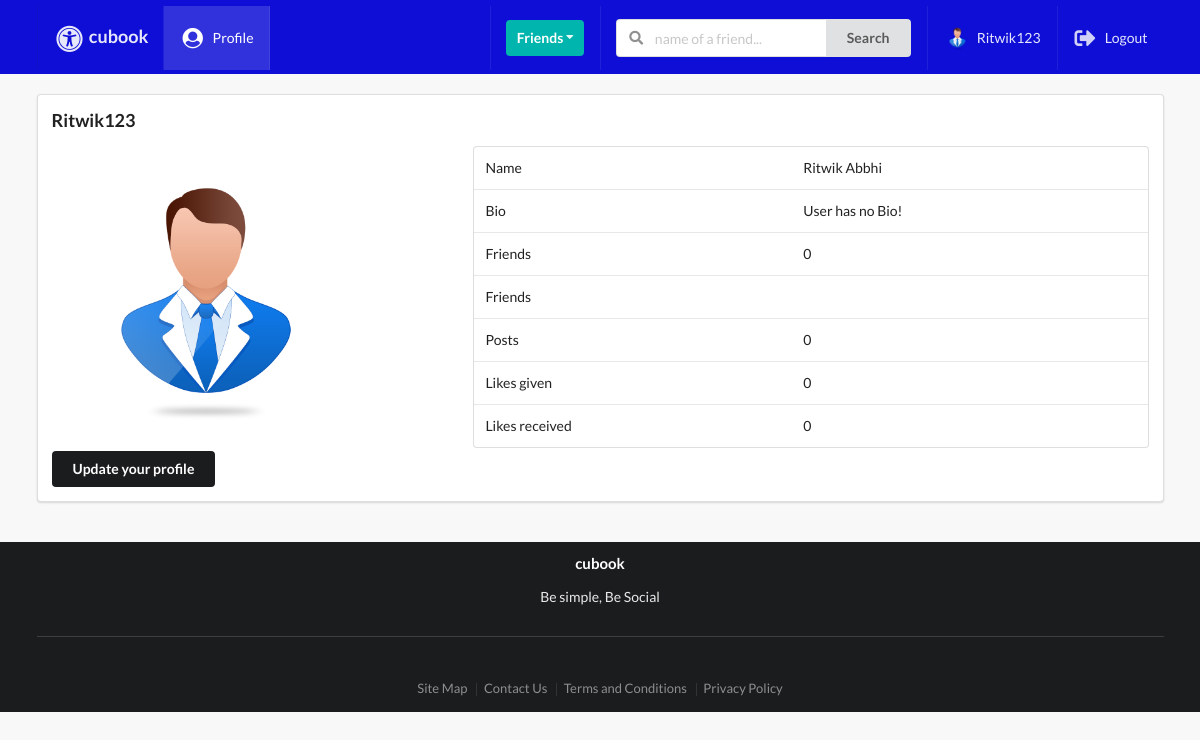
Screenshot of /profiles/myprofile/ (signed in) with the database file from the repository.
### profiles/models.py (models this page shows, shortened)
class Profile(models.Model):
    first_name = models.CharField(max_length=200, blank=True)
    last_name = models.CharField(max_length=200, blank=True)
    user = models.OneToOneField(User, on_delete=models.CASCADE)
    bio = models.TextField(default="User has no bio ", max_length=300)
    email = models.EmailField(max_length=200, blank=True)
    country = models.CharField(max_length=200, blank=True)
    avatar = models.ImageField(default='avatar.png', upload_to='avatars/')
    friends = models.ManyToManyField(User, blank=True, related_name='friends')
    slug = models.SlugField(unique=True, blank=True)
    updated = models.DateTimeField(auto_now=True)
    created = models.DateTimeField(auto_now_add=True)
    objects = ProfileManager()
    def get_friends(self):
        return self.friends.all()
    def get_friends_no(self):
        return self.friends.all().count()
    def get_posts_no(self):
        return self.posts.all().count()
    def get_likes_given_no(self):
        likes = self.like_set.all()
        total_liked = 0
        for item in likes:
            if item.value=='Like':
                total_liked += 1
        return total_liked
    def get_likes_recieved_no(self):
        posts = self.posts.all()
        total_liked = 0
        for item in posts:
            total_liked += item.liked.all().count()
        return total_liked
    __initial_first_name = None
    __initial_last_name = None
    def __init__(self, *args, **kwargs):
        super().__init__(*args, **kwargs)
        self.__initial_first_name = self.first_name
        self.__initial_last_name = self.last_name

### profiles/views.py (the view)
# urls.py: path('myprofile/',my_profile_view,name='my-profile-view'),
@login_required
def my_profile_view(request):
    profile = Profile.objects.get(user=request.user)
    form = ProfileModelForm(request.POST or None, request.FILES or None, instance=profile)
    confirm = False
    if request.method == 'POST':
        if form.is_valid():
            form.save()
            confirm = True
    context = {
        'profile': profile,
        'form': form,
        'confirm': confirm,
    }
    return render(request, 'profiles/myprofile.html', context)

### profiles/forms.py
class ProfileModelForm(forms.ModelForm):
    class Meta:
        model=Profile
        fields = ('first_name','last_name','bio','avatar')

### profiles/context_processors.py (called while the page is built)
def profile_pic(request):
    if request.user.is_authenticated:
        profile_obj = Profile.objects.get(user=request.user)
        pic = profile_obj.avatar
        return {'picture': pic}
    return{}

def invitations_received_no(request):
    if request.user.is_authenticated:
        profile_obj = Profile.objects.get(user=request.user)
        qs_count = Relationship.objects.invitations_received(profile_obj).count()
        return {'invites_num': qs_count}
    return{}

### profiles/models.py (called while the page is built)
    def invitations_received(self, receiver):
        qs = Relationship.objects.filter(receiver=receiver, status='send')
        return qs

### profiles/templates/profiles/myprofile.html (shortened to what this page needs)
{% extends 'base.html' %}
{% block content %}
<div class="ui segment">
    <h3>{{request.user}}</h3>
    <div class="ui grid">
        <div class='row'>
            <div class='six wide column'>
                <img class="ui medium rounded image" src={{profile.avatar.url}}>
                <div class="row mt-5">
                    <button class='ui secondary button' id='modal-btn'>Update your profile</button>
                </div>
            </div>
            <div class="ten wide column">
                <table class="ui table">
                    <tbody>
                        <tr>
                            <td>Name</td>
                            <td>{{profile.first_name}} {{profile.last_name}}</td>
                        </tr>
                        <tr>
                            <td>Bio</td>
                            <td>{{profile.bio}}</td>
                        </tr>
                        <tr>
                            <td>Friends</td>
                            <td>{{profile.get_friends_no}}</td>
                        </tr>
                        <tr>
                            <td>Friends</td>
                            <td>
                                    </div>
                        <tr>
                            <td>Posts</td>
                            <td>{{profile.get_posts_no}}</td>
                        </tr>
                        <tr>
                            <td>Likes given</td>
                            <td>{{profile.get_likes_given_no}}</td>
                        </tr>
                        <tr>
                            <td>Likes received</td>
                            <td>{{profile.get_likes_recieved_no}}</td>
                        </tr>
            </div>
        </div>
    </div>
</div>
{% endblock content %}

### templates/main/navbar.html (shortened to what this page needs)
{% url 'posts:main-post-view' as path_to_posts %}
{% url 'profiles:my-profile-view' as path_to_profile %}
<div class="ui fixed inverted menu nav mb-7">
    <div class="ui container">
        <a href="{{path_to_posts}}" class="{% if request.path == path_to_posts %}  {% endif %}item">
            <h3><i class="large universal access icon"></i>cubook</h3>
        </a>
        {% if request.user.is_authenticated %}
        <a href="{{path_to_profile}}" class="{% if request.path == path_to_profile %} active {% endif %}item">
            <i class="large user circle icon"></i> Profile
        </a>
        {% endif %}
        <div class="right menu">
            {% if request.user.is_authenticated %}
            <div class="item">
                <div class="ui floating dropdown icon button teal"> Friends
                  <i class="dropdown icon"></i>
                </div>
            </div>
                <div class="item">
                   <form action="" method="GET">
                        <div class="ui action left icon input">
                            <input class="prompt" type="text" name='q' placeholder="name of a friend...">
                            <button type='submit' class="ui button">Search</button>
                        </div>
                    </form>
                </div>
                <a href="{{path_to_profile}}" class="item">
                   <img src={{picture.url}} class="ui avatar image">&nbsp;{{ request.user }}
                </a>
                <a href="{% url 'account_logout' %}" class="ui item">
                 <i class="large sign out alternate icon"></i> Logout
                </a>
            {% else %}
            <a href="{% url 'account_login' %}" class="ui item">
                 <i class="large sign in alternate icon"></i> Login
            </a>
            {% endif %}
        </div>
    </div>
</div>

### static_project/style.css (style rules this page uses)
body { background: #f8f8f8 !important; }
.nav { border-radius: 0px !important; padding: 6px 0 4px 0 !important; background-color: #0e0ed6 !important; }
.mb-7 { margin-bottom: 7px !important; }
.mt-5 { margin-top: 5px !important; }

### rows the page displays
Profile: avatar (placeholder picture), first_name "Ritwik", last_name "Abbhi", bio "User has no Bio!", get_friends_no "0", get_posts_no "0", get_likes_given_no "0", get_likes_recieved_no "0"

### other values shown
{{ request.user }} "Ritwik123"
